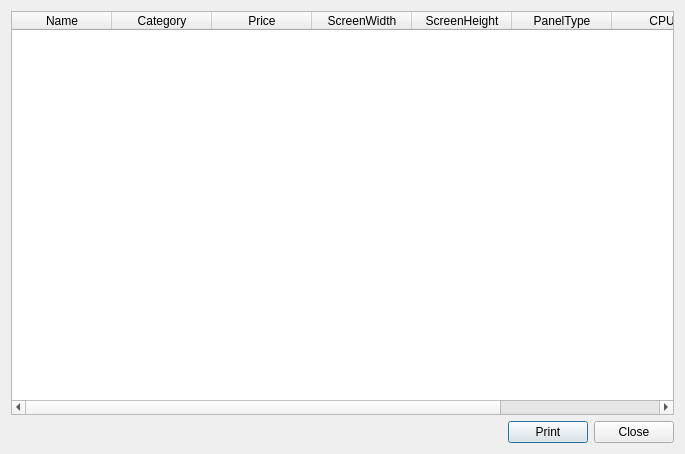
<?xml version="1.0" encoding="UTF-8"?>
<ui version="4.0">
 <class>ExampleDlg4</class>
 <widget class="QDialog" name="ExampleDlg4">
  <property name="geometry">
   <rect>
    <x>0</x>
    <y>0</y>
    <width>685</width>
    <height>454</height>
   </rect>
  </property>
  <property name="windowTitle">
   <string>Dialog</string>
  </property>
  <layout class="QVBoxLayout" name="verticalLayout">
   <item>
    <widget class="QTableWidget" name="tableWidget">
     <attribute name="horizontalHeaderVisible">
      <bool>true</bool>
     </attribute>
     <attribute name="verticalHeaderVisible">
      <bool>false</bool>
     </attribute>
     <column>
      <property name="text">
       <string>Name</string>
      </property>
     </column>
     <column>
      <property name="text">
       <string>Category</string>
      </property>
     </column>
     <column>
      <property name="text">
       <string>Price</string>
      </property>
     </column>
     <column>
      <property name="text">
       <string>ScreenWidth</string>
      </property>
     </column>
     <column>
      <property name="text">
       <string>ScreenHeight</string>
      </property>
     </column>
     <column>
      <property name="text">
       <string>PanelType</string>
      </property>
     </column>
     <column>
      <property name="text">
       <string>CPU</string>
      </property>
     </column>
     <column>
      <property name="text">
       <string>Memory</string>
      </property>
     </column>
    </widget>
   </item>
   <item>
    <layout class="QHBoxLayout" name="horizontalLayout_4">
     <item>
      <spacer name="horizontalSpacer_3">
       <property name="orientation">
        <enum>Qt::Horizontal</enum>
       </property>
       <property name="sizeHint" stdset="0">
        <size>
         <width>40</width>
         <height>20</height>
        </size>
       </property>
      </spacer>
     </item>
     <item>
      <widget class="QPushButton" name="btnPrint">
       <property name="text">
        <string>Print</string>
       </property>
      </widget>
     </item>
     <item>
      <widget class="QPushButton" name="btnClose">
       <property name="text">
        <string>Close</string>
       </property>
      </widget>
     </item>
    </layout>
   </item>
  </layout>
 </widget>
 <resources/>
 <connections>
  <connection>
   <sender>btnClose</sender>
   <signal>clicked()</signal>
   <receiver>ExampleDlg4</receiver>
   <slot>close()</slot>
   <hints>
    <hint type="sourcelabel">
     <x>467</x>
     <y>401</y>
    </hint>
    <hint type="destinationlabel">
     <x>342</x>
     <y>226</y>
    </hint>
   </hints>
  </connection>
 </connections>
</ui>
